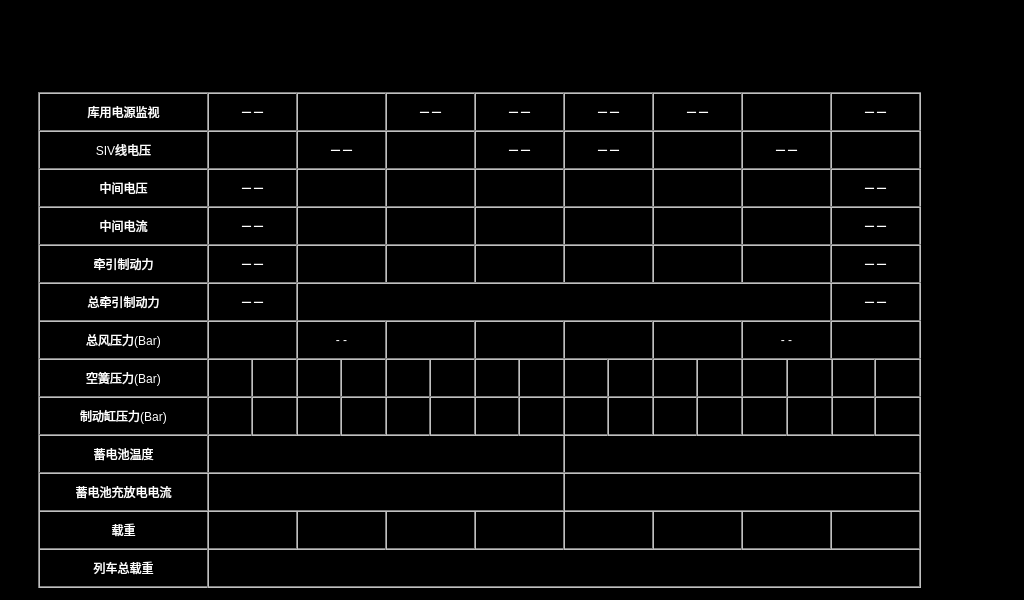
<?xml version="1.0" encoding="UTF-8"?>
<ui version="4.0">
 <class>VehicleParameter</class>
 <widget class="QWidget" name="VehicleParameter">
  <property name="geometry">
   <rect>
    <x>0</x>
    <y>0</y>
    <width>1024</width>
    <height>600</height>
   </rect>
  </property>
  <property name="windowTitle">
   <string>Form</string>
  </property>
  <property name="styleSheet">
   <string notr="true">QLabel
{
	color: white;
	border: 2px groove, gray;
    border-color: gray;
	font: 18px, &quot;微软雅黑&quot;;
}

QWidget
{
	background-color: black;
}</string>
  </property>
  <widget class="QLabel" name="label_20">
   <property name="geometry">
    <rect>
     <x>38</x>
     <y>92</y>
     <width>171</width>
     <height>40</height>
    </rect>
   </property>
   <property name="text">
    <string>库用电源监视</string>
   </property>
   <property name="alignment">
    <set>Qt::AlignCenter</set>
   </property>
  </widget>
  <widget class="QLabel" name="label_21">
   <property name="geometry">
    <rect>
     <x>207</x>
     <y>92</y>
     <width>91</width>
     <height>40</height>
    </rect>
   </property>
   <property name="text">
    <string>－－</string>
   </property>
   <property name="alignment">
    <set>Qt::AlignCenter</set>
   </property>
  </widget>
  <widget class="QLabel" name="label_22">
   <property name="geometry">
    <rect>
     <x>296</x>
     <y>92</y>
     <width>91</width>
     <height>40</height>
    </rect>
   </property>
   <property name="text">
    <string/>
   </property>
   <property name="alignment">
    <set>Qt::AlignCenter</set>
   </property>
  </widget>
  <widget class="QLabel" name="label_23">
   <property name="geometry">
    <rect>
     <x>385</x>
     <y>92</y>
     <width>91</width>
     <height>40</height>
    </rect>
   </property>
   <property name="text">
    <string>－－</string>
   </property>
   <property name="alignment">
    <set>Qt::AlignCenter</set>
   </property>
  </widget>
  <widget class="QLabel" name="label_29">
   <property name="geometry">
    <rect>
     <x>38</x>
     <y>130</y>
     <width>171</width>
     <height>40</height>
    </rect>
   </property>
   <property name="text">
    <string>SIV线电压</string>
   </property>
   <property name="alignment">
    <set>Qt::AlignCenter</set>
   </property>
  </widget>
  <widget class="QLabel" name="label_30">
   <property name="geometry">
    <rect>
     <x>38</x>
     <y>168</y>
     <width>171</width>
     <height>40</height>
    </rect>
   </property>
   <property name="text">
    <string>中间电压</string>
   </property>
   <property name="alignment">
    <set>Qt::AlignCenter</set>
   </property>
  </widget>
  <widget class="QLabel" name="label_31">
   <property name="geometry">
    <rect>
     <x>38</x>
     <y>206</y>
     <width>171</width>
     <height>40</height>
    </rect>
   </property>
   <property name="text">
    <string>中间电流</string>
   </property>
   <property name="alignment">
    <set>Qt::AlignCenter</set>
   </property>
  </widget>
  <widget class="QLabel" name="label_32">
   <property name="geometry">
    <rect>
     <x>38</x>
     <y>244</y>
     <width>171</width>
     <height>40</height>
    </rect>
   </property>
   <property name="text">
    <string>牵引制动力</string>
   </property>
   <property name="alignment">
    <set>Qt::AlignCenter</set>
   </property>
  </widget>
  <widget class="QLabel" name="label_33">
   <property name="geometry">
    <rect>
     <x>38</x>
     <y>320</y>
     <width>171</width>
     <height>40</height>
    </rect>
   </property>
   <property name="text">
    <string>总风压力(Bar)</string>
   </property>
   <property name="alignment">
    <set>Qt::AlignCenter</set>
   </property>
  </widget>
  <widget class="QLabel" name="label_34">
   <property name="geometry">
    <rect>
     <x>38</x>
     <y>358</y>
     <width>171</width>
     <height>40</height>
    </rect>
   </property>
   <property name="text">
    <string>空簧压力(Bar)</string>
   </property>
   <property name="alignment">
    <set>Qt::AlignCenter</set>
   </property>
  </widget>
  <widget class="QLabel" name="label_35">
   <property name="geometry">
    <rect>
     <x>38</x>
     <y>548</y>
     <width>171</width>
     <height>40</height>
    </rect>
   </property>
   <property name="text">
    <string>列车总载重</string>
   </property>
   <property name="alignment">
    <set>Qt::AlignCenter</set>
   </property>
  </widget>
  <widget class="QLabel" name="label_36">
   <property name="geometry">
    <rect>
     <x>38</x>
     <y>396</y>
     <width>171</width>
     <height>40</height>
    </rect>
   </property>
   <property name="text">
    <string>制动缸压力(Bar)</string>
   </property>
   <property name="alignment">
    <set>Qt::AlignCenter</set>
   </property>
  </widget>
  <widget class="QLabel" name="label_37">
   <property name="geometry">
    <rect>
     <x>38</x>
     <y>434</y>
     <width>171</width>
     <height>40</height>
    </rect>
   </property>
   <property name="text">
    <string>蓄电池温度</string>
   </property>
   <property name="alignment">
    <set>Qt::AlignCenter</set>
   </property>
  </widget>
  <widget class="QLabel" name="label_38">
   <property name="geometry">
    <rect>
     <x>38</x>
     <y>510</y>
     <width>171</width>
     <height>40</height>
    </rect>
   </property>
   <property name="text">
    <string>载重</string>
   </property>
   <property name="alignment">
    <set>Qt::AlignCenter</set>
   </property>
  </widget>
  <widget class="QLabel" name="label_39">
   <property name="geometry">
    <rect>
     <x>38</x>
     <y>282</y>
     <width>171</width>
     <height>40</height>
    </rect>
   </property>
   <property name="text">
    <string>总牵引制动力</string>
   </property>
   <property name="alignment">
    <set>Qt::AlignCenter</set>
   </property>
  </widget>
  <widget class="QLabel" name="label_24">
   <property name="geometry">
    <rect>
     <x>474</x>
     <y>92</y>
     <width>91</width>
     <height>40</height>
    </rect>
   </property>
   <property name="text">
    <string>－－</string>
   </property>
   <property name="alignment">
    <set>Qt::AlignCenter</set>
   </property>
  </widget>
  <widget class="QLabel" name="label_25">
   <property name="geometry">
    <rect>
     <x>563</x>
     <y>92</y>
     <width>91</width>
     <height>40</height>
    </rect>
   </property>
   <property name="text">
    <string>－－</string>
   </property>
   <property name="alignment">
    <set>Qt::AlignCenter</set>
   </property>
  </widget>
  <widget class="QLabel" name="label_26">
   <property name="geometry">
    <rect>
     <x>652</x>
     <y>92</y>
     <width>91</width>
     <height>40</height>
    </rect>
   </property>
   <property name="text">
    <string>－－</string>
   </property>
   <property name="alignment">
    <set>Qt::AlignCenter</set>
   </property>
  </widget>
  <widget class="QLabel" name="label_27">
   <property name="geometry">
    <rect>
     <x>741</x>
     <y>92</y>
     <width>91</width>
     <height>40</height>
    </rect>
   </property>
   <property name="text">
    <string/>
   </property>
   <property name="alignment">
    <set>Qt::AlignCenter</set>
   </property>
  </widget>
  <widget class="QLabel" name="label_28">
   <property name="geometry">
    <rect>
     <x>830</x>
     <y>92</y>
     <width>91</width>
     <height>40</height>
    </rect>
   </property>
   <property name="text">
    <string>－－</string>
   </property>
   <property name="alignment">
    <set>Qt::AlignCenter</set>
   </property>
  </widget>
  <widget class="QLabel" name="lblSivVoltage6">
   <property name="geometry">
    <rect>
     <x>652</x>
     <y>130</y>
     <width>91</width>
     <height>40</height>
    </rect>
   </property>
   <property name="text">
    <string/>
   </property>
   <property name="alignment">
    <set>Qt::AlignCenter</set>
   </property>
  </widget>
  <widget class="QLabel" name="lblSivVoltage3">
   <property name="geometry">
    <rect>
     <x>385</x>
     <y>130</y>
     <width>91</width>
     <height>40</height>
    </rect>
   </property>
   <property name="text">
    <string/>
   </property>
   <property name="alignment">
    <set>Qt::AlignCenter</set>
   </property>
  </widget>
  <widget class="QLabel" name="lblSivVoltage4">
   <property name="geometry">
    <rect>
     <x>474</x>
     <y>130</y>
     <width>91</width>
     <height>40</height>
    </rect>
   </property>
   <property name="text">
    <string>－－</string>
   </property>
   <property name="alignment">
    <set>Qt::AlignCenter</set>
   </property>
  </widget>
  <widget class="QLabel" name="lblSivVoltage1">
   <property name="geometry">
    <rect>
     <x>207</x>
     <y>130</y>
     <width>91</width>
     <height>40</height>
    </rect>
   </property>
   <property name="text">
    <string/>
   </property>
   <property name="alignment">
    <set>Qt::AlignCenter</set>
   </property>
  </widget>
  <widget class="QLabel" name="lblSivVoltage8">
   <property name="geometry">
    <rect>
     <x>830</x>
     <y>130</y>
     <width>91</width>
     <height>40</height>
    </rect>
   </property>
   <property name="text">
    <string/>
   </property>
   <property name="alignment">
    <set>Qt::AlignCenter</set>
   </property>
  </widget>
  <widget class="QLabel" name="lblSivVoltage2">
   <property name="geometry">
    <rect>
     <x>296</x>
     <y>130</y>
     <width>91</width>
     <height>40</height>
    </rect>
   </property>
   <property name="text">
    <string>－－</string>
   </property>
   <property name="alignment">
    <set>Qt::AlignCenter</set>
   </property>
  </widget>
  <widget class="QLabel" name="lblSivVoltage7">
   <property name="geometry">
    <rect>
     <x>741</x>
     <y>130</y>
     <width>91</width>
     <height>40</height>
    </rect>
   </property>
   <property name="text">
    <string>－－</string>
   </property>
   <property name="alignment">
    <set>Qt::AlignCenter</set>
   </property>
  </widget>
  <widget class="QLabel" name="lblSivVoltage5">
   <property name="geometry">
    <rect>
     <x>563</x>
     <y>130</y>
     <width>91</width>
     <height>40</height>
    </rect>
   </property>
   <property name="text">
    <string>－－</string>
   </property>
   <property name="alignment">
    <set>Qt::AlignCenter</set>
   </property>
  </widget>
  <widget class="QLabel" name="lblMiddleVoltage6">
   <property name="geometry">
    <rect>
     <x>652</x>
     <y>168</y>
     <width>91</width>
     <height>40</height>
    </rect>
   </property>
   <property name="text">
    <string/>
   </property>
   <property name="alignment">
    <set>Qt::AlignCenter</set>
   </property>
  </widget>
  <widget class="QLabel" name="lblMiddleVoltage4">
   <property name="geometry">
    <rect>
     <x>474</x>
     <y>168</y>
     <width>91</width>
     <height>40</height>
    </rect>
   </property>
   <property name="text">
    <string/>
   </property>
   <property name="alignment">
    <set>Qt::AlignCenter</set>
   </property>
  </widget>
  <widget class="QLabel" name="lblMiddleVoltage1">
   <property name="geometry">
    <rect>
     <x>207</x>
     <y>168</y>
     <width>91</width>
     <height>40</height>
    </rect>
   </property>
   <property name="text">
    <string>－－</string>
   </property>
   <property name="alignment">
    <set>Qt::AlignCenter</set>
   </property>
  </widget>
  <widget class="QLabel" name="lblMiddleVoltage2">
   <property name="geometry">
    <rect>
     <x>296</x>
     <y>168</y>
     <width>91</width>
     <height>40</height>
    </rect>
   </property>
   <property name="text">
    <string/>
   </property>
   <property name="alignment">
    <set>Qt::AlignCenter</set>
   </property>
  </widget>
  <widget class="QLabel" name="lblMiddleVoltage7">
   <property name="geometry">
    <rect>
     <x>741</x>
     <y>168</y>
     <width>91</width>
     <height>40</height>
    </rect>
   </property>
   <property name="text">
    <string/>
   </property>
   <property name="alignment">
    <set>Qt::AlignCenter</set>
   </property>
  </widget>
  <widget class="QLabel" name="lblMiddleVoltage3">
   <property name="geometry">
    <rect>
     <x>385</x>
     <y>168</y>
     <width>91</width>
     <height>40</height>
    </rect>
   </property>
   <property name="text">
    <string/>
   </property>
   <property name="alignment">
    <set>Qt::AlignCenter</set>
   </property>
  </widget>
  <widget class="QLabel" name="lblMiddleVoltage5">
   <property name="geometry">
    <rect>
     <x>563</x>
     <y>168</y>
     <width>91</width>
     <height>40</height>
    </rect>
   </property>
   <property name="text">
    <string/>
   </property>
   <property name="alignment">
    <set>Qt::AlignCenter</set>
   </property>
  </widget>
  <widget class="QLabel" name="lblMiddleVoltage8">
   <property name="geometry">
    <rect>
     <x>830</x>
     <y>168</y>
     <width>91</width>
     <height>40</height>
    </rect>
   </property>
   <property name="text">
    <string>－－</string>
   </property>
   <property name="alignment">
    <set>Qt::AlignCenter</set>
   </property>
  </widget>
  <widget class="QLabel" name="lblMiddleCurrent3">
   <property name="geometry">
    <rect>
     <x>385</x>
     <y>206</y>
     <width>91</width>
     <height>40</height>
    </rect>
   </property>
   <property name="text">
    <string/>
   </property>
   <property name="alignment">
    <set>Qt::AlignCenter</set>
   </property>
  </widget>
  <widget class="QLabel" name="lblMiddleCurrent1">
   <property name="geometry">
    <rect>
     <x>207</x>
     <y>206</y>
     <width>91</width>
     <height>40</height>
    </rect>
   </property>
   <property name="text">
    <string>－－</string>
   </property>
   <property name="alignment">
    <set>Qt::AlignCenter</set>
   </property>
  </widget>
  <widget class="QLabel" name="lblMiddleCurrent2">
   <property name="geometry">
    <rect>
     <x>296</x>
     <y>206</y>
     <width>91</width>
     <height>40</height>
    </rect>
   </property>
   <property name="text">
    <string/>
   </property>
   <property name="alignment">
    <set>Qt::AlignCenter</set>
   </property>
  </widget>
  <widget class="QLabel" name="lblMiddleCurrent8">
   <property name="geometry">
    <rect>
     <x>830</x>
     <y>206</y>
     <width>91</width>
     <height>40</height>
    </rect>
   </property>
   <property name="text">
    <string>－－</string>
   </property>
   <property name="alignment">
    <set>Qt::AlignCenter</set>
   </property>
  </widget>
  <widget class="QLabel" name="lblMiddleCurrent6">
   <property name="geometry">
    <rect>
     <x>652</x>
     <y>206</y>
     <width>91</width>
     <height>40</height>
    </rect>
   </property>
   <property name="text">
    <string/>
   </property>
   <property name="alignment">
    <set>Qt::AlignCenter</set>
   </property>
  </widget>
  <widget class="QLabel" name="lblMiddleCurrent4">
   <property name="geometry">
    <rect>
     <x>474</x>
     <y>206</y>
     <width>91</width>
     <height>40</height>
    </rect>
   </property>
   <property name="text">
    <string/>
   </property>
   <property name="alignment">
    <set>Qt::AlignCenter</set>
   </property>
  </widget>
  <widget class="QLabel" name="lblMiddleCurrent5">
   <property name="geometry">
    <rect>
     <x>563</x>
     <y>206</y>
     <width>91</width>
     <height>40</height>
    </rect>
   </property>
   <property name="text">
    <string/>
   </property>
   <property name="alignment">
    <set>Qt::AlignCenter</set>
   </property>
  </widget>
  <widget class="QLabel" name="lblMiddleCurrent7">
   <property name="geometry">
    <rect>
     <x>741</x>
     <y>206</y>
     <width>91</width>
     <height>40</height>
    </rect>
   </property>
   <property name="text">
    <string/>
   </property>
   <property name="alignment">
    <set>Qt::AlignCenter</set>
   </property>
  </widget>
  <widget class="QLabel" name="lblBrakePower1">
   <property name="geometry">
    <rect>
     <x>207</x>
     <y>244</y>
     <width>91</width>
     <height>40</height>
    </rect>
   </property>
   <property name="text">
    <string>－－</string>
   </property>
   <property name="alignment">
    <set>Qt::AlignCenter</set>
   </property>
  </widget>
  <widget class="QLabel" name="lblBrakePower7">
   <property name="geometry">
    <rect>
     <x>741</x>
     <y>244</y>
     <width>91</width>
     <height>40</height>
    </rect>
   </property>
   <property name="text">
    <string/>
   </property>
   <property name="alignment">
    <set>Qt::AlignCenter</set>
   </property>
  </widget>
  <widget class="QLabel" name="lblBrakePower2">
   <property name="geometry">
    <rect>
     <x>296</x>
     <y>244</y>
     <width>91</width>
     <height>40</height>
    </rect>
   </property>
   <property name="text">
    <string/>
   </property>
   <property name="alignment">
    <set>Qt::AlignCenter</set>
   </property>
  </widget>
  <widget class="QLabel" name="lblBrakePower3">
   <property name="geometry">
    <rect>
     <x>385</x>
     <y>244</y>
     <width>91</width>
     <height>40</height>
    </rect>
   </property>
   <property name="text">
    <string/>
   </property>
   <property name="alignment">
    <set>Qt::AlignCenter</set>
   </property>
  </widget>
  <widget class="QLabel" name="lblBrakePower6">
   <property name="geometry">
    <rect>
     <x>652</x>
     <y>244</y>
     <width>91</width>
     <height>40</height>
    </rect>
   </property>
   <property name="text">
    <string/>
   </property>
   <property name="alignment">
    <set>Qt::AlignCenter</set>
   </property>
  </widget>
  <widget class="QLabel" name="lblBrakePower5">
   <property name="geometry">
    <rect>
     <x>563</x>
     <y>244</y>
     <width>91</width>
     <height>40</height>
    </rect>
   </property>
   <property name="text">
    <string/>
   </property>
   <property name="alignment">
    <set>Qt::AlignCenter</set>
   </property>
  </widget>
  <widget class="QLabel" name="lblBrakePower8">
   <property name="geometry">
    <rect>
     <x>830</x>
     <y>244</y>
     <width>91</width>
     <height>40</height>
    </rect>
   </property>
   <property name="text">
    <string>－－</string>
   </property>
   <property name="alignment">
    <set>Qt::AlignCenter</set>
   </property>
  </widget>
  <widget class="QLabel" name="lblBrakePower4">
   <property name="geometry">
    <rect>
     <x>474</x>
     <y>244</y>
     <width>91</width>
     <height>40</height>
    </rect>
   </property>
   <property name="text">
    <string/>
   </property>
   <property name="alignment">
    <set>Qt::AlignCenter</set>
   </property>
  </widget>
  <widget class="QLabel" name="lblBrakeTotalPower1">
   <property name="geometry">
    <rect>
     <x>207</x>
     <y>282</y>
     <width>91</width>
     <height>40</height>
    </rect>
   </property>
   <property name="text">
    <string>－－</string>
   </property>
   <property name="alignment">
    <set>Qt::AlignCenter</set>
   </property>
  </widget>
  <widget class="QLabel" name="lblBrakeTotalPower3">
   <property name="geometry">
    <rect>
     <x>830</x>
     <y>282</y>
     <width>91</width>
     <height>40</height>
    </rect>
   </property>
   <property name="text">
    <string>－－</string>
   </property>
   <property name="alignment">
    <set>Qt::AlignCenter</set>
   </property>
  </widget>
  <widget class="QLabel" name="lblTotalPower">
   <property name="geometry">
    <rect>
     <x>296</x>
     <y>282</y>
     <width>536</width>
     <height>40</height>
    </rect>
   </property>
   <property name="text">
    <string/>
   </property>
   <property name="alignment">
    <set>Qt::AlignCenter</set>
   </property>
  </widget>
  <widget class="QLabel" name="lblTotalLoad">
   <property name="geometry">
    <rect>
     <x>207</x>
     <y>548</y>
     <width>714</width>
     <height>40</height>
    </rect>
   </property>
   <property name="text">
    <string/>
   </property>
   <property name="alignment">
    <set>Qt::AlignCenter</set>
   </property>
  </widget>
  <widget class="QLabel" name="lblLoadB1">
   <property name="geometry">
    <rect>
     <x>296</x>
     <y>510</y>
     <width>91</width>
     <height>40</height>
    </rect>
   </property>
   <property name="text">
    <string/>
   </property>
   <property name="alignment">
    <set>Qt::AlignCenter</set>
   </property>
  </widget>
  <widget class="QLabel" name="lblLoadD1">
   <property name="geometry">
    <rect>
     <x>474</x>
     <y>510</y>
     <width>91</width>
     <height>40</height>
    </rect>
   </property>
   <property name="text">
    <string/>
   </property>
   <property name="alignment">
    <set>Qt::AlignCenter</set>
   </property>
  </widget>
  <widget class="QLabel" name="lblLoadC2">
   <property name="geometry">
    <rect>
     <x>652</x>
     <y>510</y>
     <width>91</width>
     <height>40</height>
    </rect>
   </property>
   <property name="text">
    <string/>
   </property>
   <property name="alignment">
    <set>Qt::AlignCenter</set>
   </property>
  </widget>
  <widget class="QLabel" name="lblLoadC1">
   <property name="geometry">
    <rect>
     <x>385</x>
     <y>510</y>
     <width>91</width>
     <height>40</height>
    </rect>
   </property>
   <property name="text">
    <string/>
   </property>
   <property name="alignment">
    <set>Qt::AlignCenter</set>
   </property>
  </widget>
  <widget class="QLabel" name="lblLoadA1">
   <property name="geometry">
    <rect>
     <x>207</x>
     <y>510</y>
     <width>91</width>
     <height>40</height>
    </rect>
   </property>
   <property name="text">
    <string/>
   </property>
   <property name="alignment">
    <set>Qt::AlignCenter</set>
   </property>
  </widget>
  <widget class="QLabel" name="lblLoadD2">
   <property name="geometry">
    <rect>
     <x>563</x>
     <y>510</y>
     <width>91</width>
     <height>40</height>
    </rect>
   </property>
   <property name="text">
    <string/>
   </property>
   <property name="alignment">
    <set>Qt::AlignCenter</set>
   </property>
  </widget>
  <widget class="QLabel" name="lblLoadA2">
   <property name="geometry">
    <rect>
     <x>830</x>
     <y>510</y>
     <width>91</width>
     <height>40</height>
    </rect>
   </property>
   <property name="text">
    <string/>
   </property>
   <property name="alignment">
    <set>Qt::AlignCenter</set>
   </property>
  </widget>
  <widget class="QLabel" name="lblLoadB2">
   <property name="geometry">
    <rect>
     <x>741</x>
     <y>510</y>
     <width>91</width>
     <height>40</height>
    </rect>
   </property>
   <property name="text">
    <string/>
   </property>
   <property name="alignment">
    <set>Qt::AlignCenter</set>
   </property>
  </widget>
  <widget class="QLabel" name="lblTotalPressureA1">
   <property name="geometry">
    <rect>
     <x>207</x>
     <y>320</y>
     <width>91</width>
     <height>40</height>
    </rect>
   </property>
   <property name="text">
    <string/>
   </property>
   <property name="alignment">
    <set>Qt::AlignCenter</set>
   </property>
  </widget>
  <widget class="QLabel" name="lblTotalPressureB1">
   <property name="geometry">
    <rect>
     <x>296</x>
     <y>320</y>
     <width>91</width>
     <height>40</height>
    </rect>
   </property>
   <property name="text">
    <string>- -</string>
   </property>
   <property name="alignment">
    <set>Qt::AlignCenter</set>
   </property>
  </widget>
  <widget class="QLabel" name="lblTotalPressureC1">
   <property name="geometry">
    <rect>
     <x>385</x>
     <y>320</y>
     <width>91</width>
     <height>40</height>
    </rect>
   </property>
   <property name="text">
    <string/>
   </property>
   <property name="alignment">
    <set>Qt::AlignCenter</set>
   </property>
  </widget>
  <widget class="QLabel" name="lblTotalPressureD1">
   <property name="geometry">
    <rect>
     <x>474</x>
     <y>320</y>
     <width>91</width>
     <height>40</height>
    </rect>
   </property>
   <property name="text">
    <string/>
   </property>
   <property name="alignment">
    <set>Qt::AlignCenter</set>
   </property>
  </widget>
  <widget class="QLabel" name="lblTotalPressureD2">
   <property name="geometry">
    <rect>
     <x>563</x>
     <y>320</y>
     <width>91</width>
     <height>40</height>
    </rect>
   </property>
   <property name="text">
    <string/>
   </property>
   <property name="alignment">
    <set>Qt::AlignCenter</set>
   </property>
  </widget>
  <widget class="QLabel" name="lblTotalPressureC2">
   <property name="geometry">
    <rect>
     <x>652</x>
     <y>320</y>
     <width>91</width>
     <height>40</height>
    </rect>
   </property>
   <property name="text">
    <string/>
   </property>
   <property name="alignment">
    <set>Qt::AlignCenter</set>
   </property>
  </widget>
  <widget class="QLabel" name="lblTotalPressureB2">
   <property name="geometry">
    <rect>
     <x>741</x>
     <y>320</y>
     <width>91</width>
     <height>40</height>
    </rect>
   </property>
   <property name="text">
    <string>- -</string>
   </property>
   <property name="alignment">
    <set>Qt::AlignCenter</set>
   </property>
  </widget>
  <widget class="QLabel" name="lblTotalPressureA2">
   <property name="geometry">
    <rect>
     <x>830</x>
     <y>320</y>
     <width>91</width>
     <height>40</height>
    </rect>
   </property>
   <property name="text">
    <string/>
   </property>
   <property name="alignment">
    <set>Qt::AlignCenter</set>
   </property>
  </widget>
  <widget class="QLabel" name="lblSpringPressure2A1">
   <property name="geometry">
    <rect>
     <x>251</x>
     <y>358</y>
     <width>47</width>
     <height>40</height>
    </rect>
   </property>
   <property name="styleSheet">
    <string notr="true">font: 15px, &quot;微软雅黑&quot;;</string>
   </property>
   <property name="text">
    <string/>
   </property>
   <property name="alignment">
    <set>Qt::AlignCenter</set>
   </property>
  </widget>
  <widget class="QLabel" name="lblSpringPressure2D2">
   <property name="geometry">
    <rect>
     <x>563</x>
     <y>358</y>
     <width>46</width>
     <height>40</height>
    </rect>
   </property>
   <property name="styleSheet">
    <string notr="true">font: 15px, &quot;微软雅黑&quot;;</string>
   </property>
   <property name="text">
    <string/>
   </property>
   <property name="alignment">
    <set>Qt::AlignCenter</set>
   </property>
  </widget>
  <widget class="QLabel" name="lblSpringPressure2A2">
   <property name="geometry">
    <rect>
     <x>830</x>
     <y>358</y>
     <width>47</width>
     <height>40</height>
    </rect>
   </property>
   <property name="styleSheet">
    <string notr="true">font: 15px, &quot;微软雅黑&quot;;</string>
   </property>
   <property name="text">
    <string/>
   </property>
   <property name="alignment">
    <set>Qt::AlignCenter</set>
   </property>
  </widget>
  <widget class="QLabel" name="lblSpringPressure1A1">
   <property name="geometry">
    <rect>
     <x>207</x>
     <y>358</y>
     <width>46</width>
     <height>40</height>
    </rect>
   </property>
   <property name="styleSheet">
    <string notr="true">font: 15px, &quot;微软雅黑&quot;;</string>
   </property>
   <property name="text">
    <string/>
   </property>
   <property name="alignment">
    <set>Qt::AlignCenter</set>
   </property>
  </widget>
  <widget class="QLabel" name="lblSpringPressure1B2">
   <property name="geometry">
    <rect>
     <x>786</x>
     <y>358</y>
     <width>47</width>
     <height>40</height>
    </rect>
   </property>
   <property name="styleSheet">
    <string notr="true">font: 15px, &quot;微软雅黑&quot;;</string>
   </property>
   <property name="text">
    <string/>
   </property>
   <property name="alignment">
    <set>Qt::AlignCenter</set>
   </property>
  </widget>
  <widget class="QLabel" name="lblSpringPressure2B1">
   <property name="geometry">
    <rect>
     <x>340</x>
     <y>358</y>
     <width>47</width>
     <height>40</height>
    </rect>
   </property>
   <property name="styleSheet">
    <string notr="true">font: 15px, &quot;微软雅黑&quot;;</string>
   </property>
   <property name="text">
    <string/>
   </property>
   <property name="alignment">
    <set>Qt::AlignCenter</set>
   </property>
  </widget>
  <widget class="QLabel" name="lblSpringPressure2C1">
   <property name="geometry">
    <rect>
     <x>429</x>
     <y>358</y>
     <width>47</width>
     <height>40</height>
    </rect>
   </property>
   <property name="styleSheet">
    <string notr="true">font: 15px, &quot;微软雅黑&quot;;</string>
   </property>
   <property name="text">
    <string/>
   </property>
   <property name="alignment">
    <set>Qt::AlignCenter</set>
   </property>
  </widget>
  <widget class="QLabel" name="lblSpringPressure1C1">
   <property name="geometry">
    <rect>
     <x>385</x>
     <y>358</y>
     <width>46</width>
     <height>40</height>
    </rect>
   </property>
   <property name="styleSheet">
    <string notr="true">font: 15px, &quot;微软雅黑&quot;;</string>
   </property>
   <property name="text">
    <string/>
   </property>
   <property name="alignment">
    <set>Qt::AlignCenter</set>
   </property>
  </widget>
  <widget class="QLabel" name="lblSpringPressure2B2">
   <property name="geometry">
    <rect>
     <x>741</x>
     <y>358</y>
     <width>47</width>
     <height>40</height>
    </rect>
   </property>
   <property name="styleSheet">
    <string notr="true">font: 15px, &quot;微软雅黑&quot;;</string>
   </property>
   <property name="text">
    <string/>
   </property>
   <property name="alignment">
    <set>Qt::AlignCenter</set>
   </property>
  </widget>
  <widget class="QLabel" name="lblSpringPressure1D2">
   <property name="geometry">
    <rect>
     <x>607</x>
     <y>358</y>
     <width>47</width>
     <height>40</height>
    </rect>
   </property>
   <property name="styleSheet">
    <string notr="true">font: 15px, &quot;微软雅黑&quot;;</string>
   </property>
   <property name="text">
    <string/>
   </property>
   <property name="alignment">
    <set>Qt::AlignCenter</set>
   </property>
  </widget>
  <widget class="QLabel" name="lblSpringPressure2D1">
   <property name="geometry">
    <rect>
     <x>518</x>
     <y>358</y>
     <width>47</width>
     <height>40</height>
    </rect>
   </property>
   <property name="styleSheet">
    <string notr="true">font: 15px, &quot;微软雅黑&quot;;</string>
   </property>
   <property name="text">
    <string/>
   </property>
   <property name="alignment">
    <set>Qt::AlignCenter</set>
   </property>
  </widget>
  <widget class="QLabel" name="lblSpringPressure1C2">
   <property name="geometry">
    <rect>
     <x>696</x>
     <y>358</y>
     <width>47</width>
     <height>40</height>
    </rect>
   </property>
   <property name="styleSheet">
    <string notr="true">font: 15px, &quot;微软雅黑&quot;;</string>
   </property>
   <property name="text">
    <string/>
   </property>
   <property name="alignment">
    <set>Qt::AlignCenter</set>
   </property>
  </widget>
  <widget class="QLabel" name="lblSpringPressure1A2">
   <property name="geometry">
    <rect>
     <x>874</x>
     <y>358</y>
     <width>47</width>
     <height>40</height>
    </rect>
   </property>
   <property name="styleSheet">
    <string notr="true">font: 15px, &quot;微软雅黑&quot;;</string>
   </property>
   <property name="text">
    <string/>
   </property>
   <property name="alignment">
    <set>Qt::AlignCenter</set>
   </property>
  </widget>
  <widget class="QLabel" name="lblSpringPressure1B1">
   <property name="geometry">
    <rect>
     <x>296</x>
     <y>358</y>
     <width>46</width>
     <height>40</height>
    </rect>
   </property>
   <property name="styleSheet">
    <string notr="true">font: 15px, &quot;微软雅黑&quot;;</string>
   </property>
   <property name="text">
    <string/>
   </property>
   <property name="alignment">
    <set>Qt::AlignCenter</set>
   </property>
  </widget>
  <widget class="QLabel" name="lblSpringPressure1D1">
   <property name="geometry">
    <rect>
     <x>474</x>
     <y>358</y>
     <width>46</width>
     <height>40</height>
    </rect>
   </property>
   <property name="styleSheet">
    <string notr="true">font: 15px, &quot;微软雅黑&quot;;</string>
   </property>
   <property name="text">
    <string/>
   </property>
   <property name="alignment">
    <set>Qt::AlignCenter</set>
   </property>
  </widget>
  <widget class="QLabel" name="lblSpringPressure2C2">
   <property name="geometry">
    <rect>
     <x>652</x>
     <y>358</y>
     <width>46</width>
     <height>40</height>
    </rect>
   </property>
   <property name="styleSheet">
    <string notr="true">font: 15px, &quot;微软雅黑&quot;;</string>
   </property>
   <property name="text">
    <string/>
   </property>
   <property name="alignment">
    <set>Qt::AlignCenter</set>
   </property>
  </widget>
  <widget class="QLabel" name="lblBrakeCylinderPressure1A1">
   <property name="geometry">
    <rect>
     <x>207</x>
     <y>396</y>
     <width>46</width>
     <height>40</height>
    </rect>
   </property>
   <property name="styleSheet">
    <string notr="true">font: 15px, &quot;微软雅黑&quot;;</string>
   </property>
   <property name="text">
    <string/>
   </property>
   <property name="alignment">
    <set>Qt::AlignCenter</set>
   </property>
  </widget>
  <widget class="QLabel" name="lblBrakeCylinderPressure2D2">
   <property name="geometry">
    <rect>
     <x>563</x>
     <y>396</y>
     <width>46</width>
     <height>40</height>
    </rect>
   </property>
   <property name="styleSheet">
    <string notr="true">font: 15px, &quot;微软雅黑&quot;;</string>
   </property>
   <property name="text">
    <string/>
   </property>
   <property name="alignment">
    <set>Qt::AlignCenter</set>
   </property>
  </widget>
  <widget class="QLabel" name="lblBrakeCylinderPressure1C1">
   <property name="geometry">
    <rect>
     <x>385</x>
     <y>396</y>
     <width>46</width>
     <height>40</height>
    </rect>
   </property>
   <property name="styleSheet">
    <string notr="true">font: 15px, &quot;微软雅黑&quot;;</string>
   </property>
   <property name="text">
    <string/>
   </property>
   <property name="alignment">
    <set>Qt::AlignCenter</set>
   </property>
  </widget>
  <widget class="QLabel" name="lblBrakeCylinderPressure1B1">
   <property name="geometry">
    <rect>
     <x>296</x>
     <y>396</y>
     <width>46</width>
     <height>40</height>
    </rect>
   </property>
   <property name="styleSheet">
    <string notr="true">font: 15px, &quot;微软雅黑&quot;;</string>
   </property>
   <property name="text">
    <string/>
   </property>
   <property name="alignment">
    <set>Qt::AlignCenter</set>
   </property>
  </widget>
  <widget class="QLabel" name="lblBrakeCylinderPressure2C2">
   <property name="geometry">
    <rect>
     <x>652</x>
     <y>396</y>
     <width>46</width>
     <height>40</height>
    </rect>
   </property>
   <property name="styleSheet">
    <string notr="true">font: 15px, &quot;微软雅黑&quot;;</string>
   </property>
   <property name="text">
    <string/>
   </property>
   <property name="alignment">
    <set>Qt::AlignCenter</set>
   </property>
  </widget>
  <widget class="QLabel" name="lblBrakeCylinderPressure2A2">
   <property name="geometry">
    <rect>
     <x>830</x>
     <y>396</y>
     <width>46</width>
     <height>40</height>
    </rect>
   </property>
   <property name="styleSheet">
    <string notr="true">font: 15px, &quot;微软雅黑&quot;;</string>
   </property>
   <property name="text">
    <string/>
   </property>
   <property name="alignment">
    <set>Qt::AlignCenter</set>
   </property>
  </widget>
  <widget class="QLabel" name="lblBrakeCylinderPressure2B2">
   <property name="geometry">
    <rect>
     <x>741</x>
     <y>396</y>
     <width>47</width>
     <height>40</height>
    </rect>
   </property>
   <property name="styleSheet">
    <string notr="true">font: 15px, &quot;微软雅黑&quot;;</string>
   </property>
   <property name="text">
    <string/>
   </property>
   <property name="alignment">
    <set>Qt::AlignCenter</set>
   </property>
  </widget>
  <widget class="QLabel" name="lblBrakeCylinderPressure1D1">
   <property name="geometry">
    <rect>
     <x>474</x>
     <y>396</y>
     <width>46</width>
     <height>40</height>
    </rect>
   </property>
   <property name="styleSheet">
    <string notr="true">font: 15px, &quot;微软雅黑&quot;;</string>
   </property>
   <property name="text">
    <string/>
   </property>
   <property name="alignment">
    <set>Qt::AlignCenter</set>
   </property>
  </widget>
  <widget class="QLabel" name="lblBatteryTemperatureA1">
   <property name="geometry">
    <rect>
     <x>207</x>
     <y>434</y>
     <width>358</width>
     <height>40</height>
    </rect>
   </property>
   <property name="text">
    <string/>
   </property>
   <property name="alignment">
    <set>Qt::AlignCenter</set>
   </property>
  </widget>
  <widget class="QLabel" name="lblBatteryTemperatureA2">
   <property name="geometry">
    <rect>
     <x>563</x>
     <y>434</y>
     <width>358</width>
     <height>40</height>
    </rect>
   </property>
   <property name="text">
    <string/>
   </property>
   <property name="alignment">
    <set>Qt::AlignCenter</set>
   </property>
  </widget>
  <widget class="QLabel" name="lblBatteryCurrentA2">
   <property name="geometry">
    <rect>
     <x>563</x>
     <y>472</y>
     <width>358</width>
     <height>40</height>
    </rect>
   </property>
   <property name="text">
    <string/>
   </property>
   <property name="alignment">
    <set>Qt::AlignCenter</set>
   </property>
  </widget>
  <widget class="QLabel" name="lblBarreryCurrentA1">
   <property name="geometry">
    <rect>
     <x>207</x>
     <y>472</y>
     <width>358</width>
     <height>40</height>
    </rect>
   </property>
   <property name="text">
    <string/>
   </property>
   <property name="alignment">
    <set>Qt::AlignCenter</set>
   </property>
  </widget>
  <widget class="QLabel" name="label_139">
   <property name="geometry">
    <rect>
     <x>38</x>
     <y>472</y>
     <width>171</width>
     <height>40</height>
    </rect>
   </property>
   <property name="text">
    <string>蓄电池充放电电流</string>
   </property>
   <property name="alignment">
    <set>Qt::AlignCenter</set>
   </property>
  </widget>
  <widget class="QLabel" name="lblPowerPlugB1">
   <property name="geometry">
    <rect>
     <x>326</x>
     <y>95</y>
     <width>32</width>
     <height>32</height>
    </rect>
   </property>
   <property name="styleSheet">
    <string notr="true">border: 0px;
border-image: url(:/images/garagePowerRun.png);</string>
   </property>
   <property name="text">
    <string/>
   </property>
   <property name="alignment">
    <set>Qt::AlignLeading|Qt::AlignLeft|Qt::AlignVCenter</set>
   </property>
  </widget>
  <widget class="QLabel" name="lblPowerPlugB2">
   <property name="geometry">
    <rect>
     <x>770</x>
     <y>95</y>
     <width>32</width>
     <height>32</height>
    </rect>
   </property>
   <property name="styleSheet">
    <string notr="true">border: 0px;
border-image: url(:/images/garagePowerStop.png);</string>
   </property>
   <property name="text">
    <string/>
   </property>
   <property name="alignment">
    <set>Qt::AlignLeading|Qt::AlignLeft|Qt::AlignVCenter</set>
   </property>
  </widget>
  <widget class="QLabel" name="lblBrakeCylinderPressure1B2">
   <property name="geometry">
    <rect>
     <x>786</x>
     <y>396</y>
     <width>47</width>
     <height>40</height>
    </rect>
   </property>
   <property name="styleSheet">
    <string notr="true">font: 15px, &quot;微软雅黑&quot;;</string>
   </property>
   <property name="text">
    <string/>
   </property>
   <property name="alignment">
    <set>Qt::AlignCenter</set>
   </property>
  </widget>
  <widget class="QLabel" name="lblBrakeCylinderPressure1D2">
   <property name="geometry">
    <rect>
     <x>607</x>
     <y>396</y>
     <width>47</width>
     <height>40</height>
    </rect>
   </property>
   <property name="styleSheet">
    <string notr="true">font: 15px, &quot;微软雅黑&quot;;</string>
   </property>
   <property name="text">
    <string/>
   </property>
   <property name="alignment">
    <set>Qt::AlignCenter</set>
   </property>
  </widget>
  <widget class="QLabel" name="lblBrakeCylinderPressure1A2">
   <property name="geometry">
    <rect>
     <x>874</x>
     <y>396</y>
     <width>47</width>
     <height>40</height>
    </rect>
   </property>
   <property name="styleSheet">
    <string notr="true">font: 15px, &quot;微软雅黑&quot;;</string>
   </property>
   <property name="text">
    <string/>
   </property>
   <property name="alignment">
    <set>Qt::AlignCenter</set>
   </property>
  </widget>
  <widget class="QLabel" name="lblBrakeCylinderPressure2A1">
   <property name="geometry">
    <rect>
     <x>251</x>
     <y>396</y>
     <width>47</width>
     <height>40</height>
    </rect>
   </property>
   <property name="styleSheet">
    <string notr="true">font: 15px, &quot;微软雅黑&quot;;</string>
   </property>
   <property name="text">
    <string/>
   </property>
   <property name="alignment">
    <set>Qt::AlignCenter</set>
   </property>
  </widget>
  <widget class="QLabel" name="lblBrakeCylinderPressure2D1">
   <property name="geometry">
    <rect>
     <x>518</x>
     <y>396</y>
     <width>47</width>
     <height>40</height>
    </rect>
   </property>
   <property name="styleSheet">
    <string notr="true">font: 15px, &quot;微软雅黑&quot;;</string>
   </property>
   <property name="text">
    <string/>
   </property>
   <property name="alignment">
    <set>Qt::AlignCenter</set>
   </property>
  </widget>
  <widget class="QLabel" name="lblBrakeCylinderPressure2B1">
   <property name="geometry">
    <rect>
     <x>340</x>
     <y>396</y>
     <width>47</width>
     <height>40</height>
    </rect>
   </property>
   <property name="styleSheet">
    <string notr="true">font: 15px, &quot;微软雅黑&quot;;</string>
   </property>
   <property name="text">
    <string/>
   </property>
   <property name="alignment">
    <set>Qt::AlignCenter</set>
   </property>
  </widget>
  <widget class="QLabel" name="lblBrakeCylinderPressure1C2">
   <property name="geometry">
    <rect>
     <x>696</x>
     <y>396</y>
     <width>47</width>
     <height>40</height>
    </rect>
   </property>
   <property name="styleSheet">
    <string notr="true">font: 15px, &quot;微软雅黑&quot;;</string>
   </property>
   <property name="text">
    <string/>
   </property>
   <property name="alignment">
    <set>Qt::AlignCenter</set>
   </property>
  </widget>
  <widget class="QLabel" name="lblBrakeCylinderPressure2C1">
   <property name="geometry">
    <rect>
     <x>429</x>
     <y>396</y>
     <width>47</width>
     <height>40</height>
    </rect>
   </property>
   <property name="styleSheet">
    <string notr="true">font: 15px, &quot;微软雅黑&quot;;</string>
   </property>
   <property name="text">
    <string/>
   </property>
   <property name="alignment">
    <set>Qt::AlignCenter</set>
   </property>
  </widget>
 </widget>
 <resources/>
 <connections/>
</ui>
